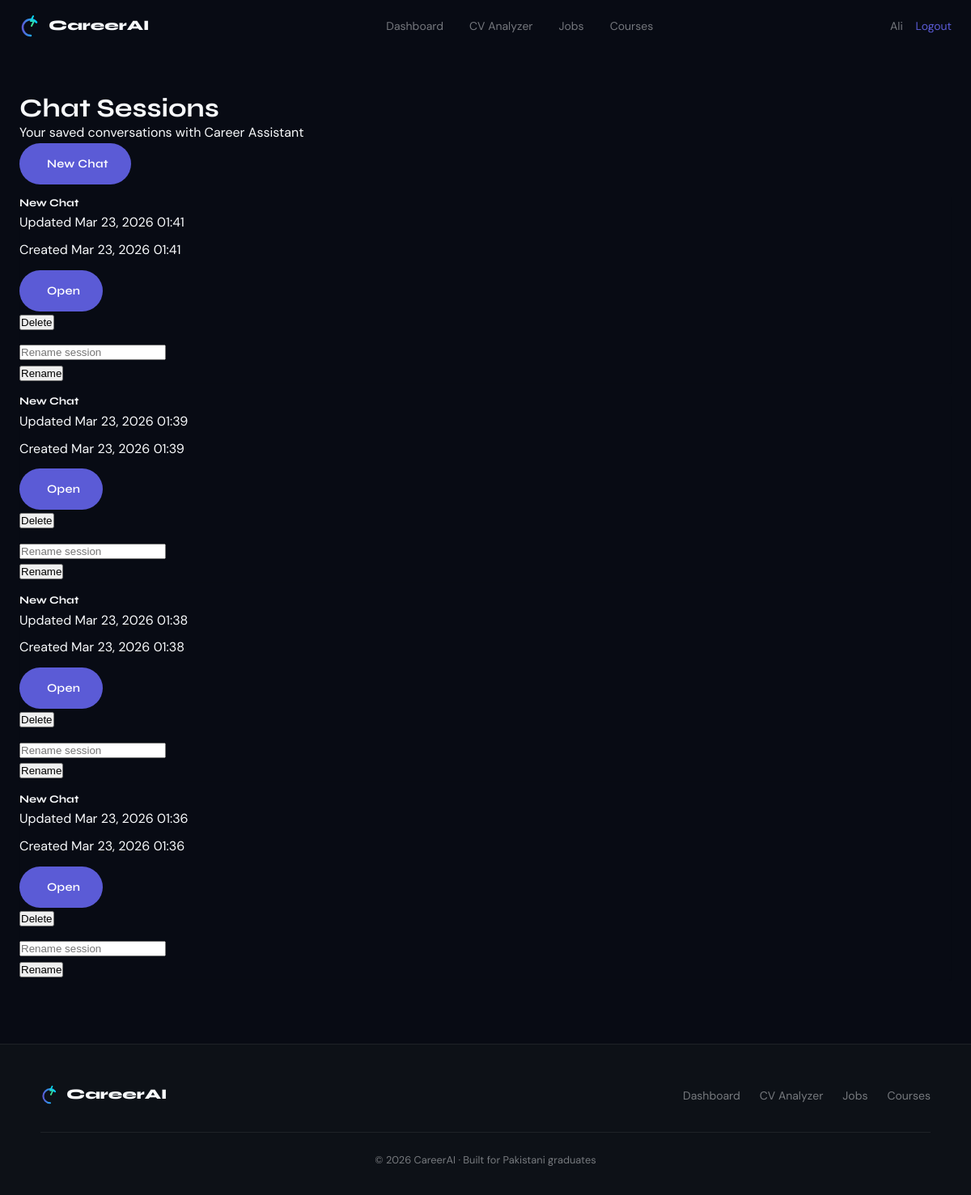
The app's page /chatbot/sessions/ (signed in), older data.
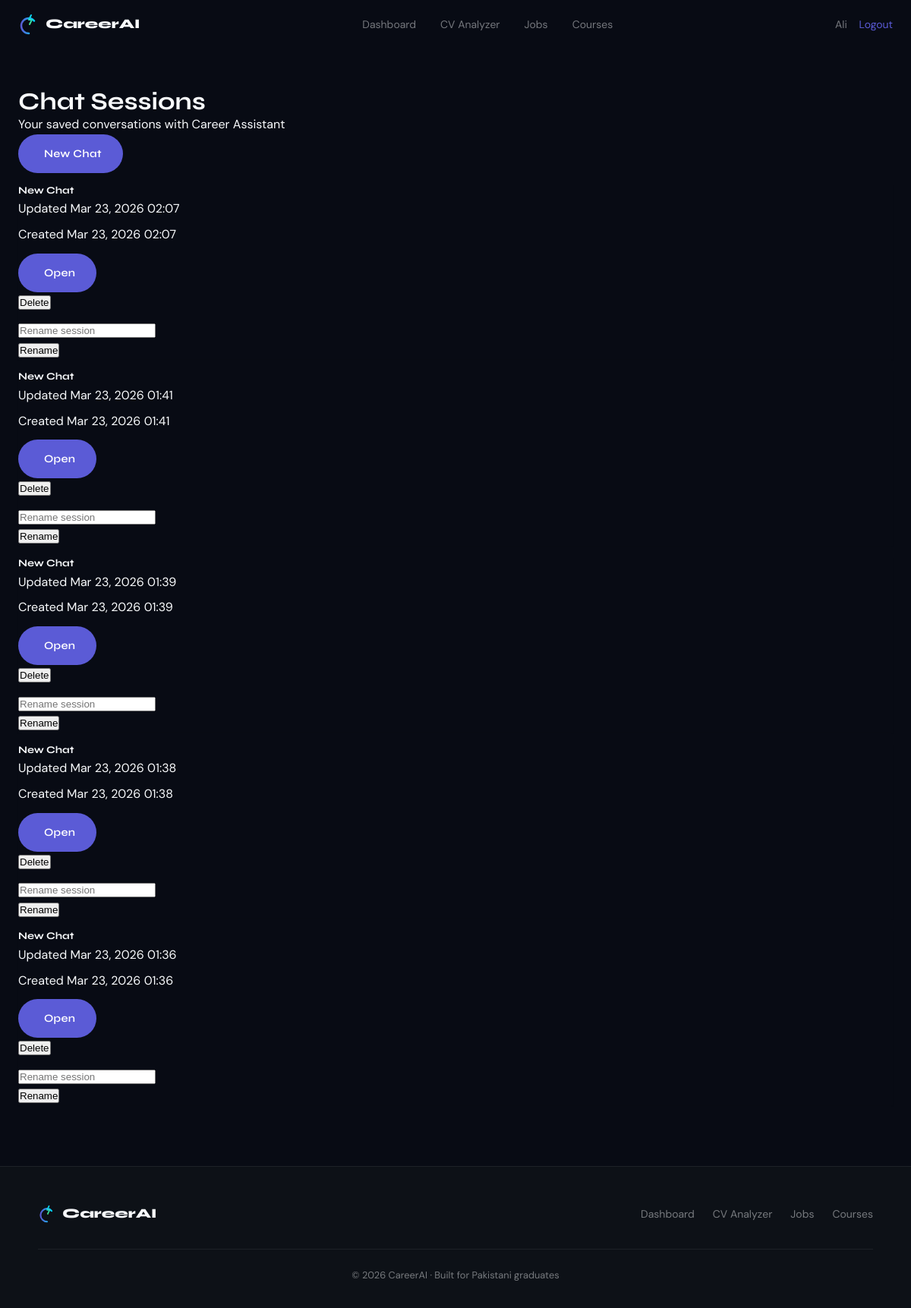
The same page, newer data.
### chatbot/models.py (models this page shows, shortened)
class ChatSession(models.Model):
    user = models.ForeignKey(User, on_delete=models.CASCADE, related_name='chat_sessions')
    title = models.CharField(max_length=200, default='New Chat')
    is_active = models.BooleanField(default=True)
    created_at = models.DateTimeField(auto_now_add=True)
    updated_at = models.DateTimeField(auto_now=True)
    class Meta:
        db_table = 'chatbot_chat_session'
        ordering = ['-updated_at']

### chatbot/views.py (the view)
# urls.py: path('sessions/', views.chat_list, name='chat_list'),
@login_required(login_url='login')
@require_http_methods(["GET"])
def chat_list(request):
    sessions = ChatSession.objects.filter(user=request.user)
    context = {
        'sessions': sessions,
    }
    return render(request, 'chatbot/chat_list.html', context)

### templates/chatbot/chat_list.html (shortened to what this page needs)
{% extends 'base.html' %}
{% load static %}
{% block content %}
<div class="container mt-5">
    <div class="row mb-4">
        <div class="col-md-12 d-flex justify-content-between align-items-center">
            <div>
                <h1> Chat Sessions</h1>
                <p class="text-muted mb-0">Your saved conversations with Career Assistant</p>
            </div>
            <a href="{% url 'chat' %}" class="btn btn-primary">
                 New Chat
            </a>
        </div>
    </div>
    {% if sessions %}
        <div class="row">
            {% for session in sessions %}
                <div class="col-lg-6 mb-4">
                    <div class="card h-100 shadow-sm">
                        <div class="card-body">
                            <h5 class="card-title mb-1">{{ session.title }}</h5>
                            <p class="small text-muted mb-2">Updated {{ session.updated_at|date:'M d, Y H:i' }}</p>
                            <p class="small text-muted mb-3">Created {{ session.created_at|date:'M d, Y H:i' }}</p>
                            <div class="d-flex flex-wrap gap-2 mb-3">
                                <a href="{% url 'chat_detail' session.pk %}" class="btn btn-primary btn-sm">
                                     Open
                                </a>
                                <form method="POST" action="{% url 'delete_chat_session' session.pk %}" onsubmit="return confirm('Delete this chat session?');">
                                    <button type="submit" class="btn btn-outline-danger btn-sm">
                                         Delete
                                    </button>
                                </form>
                            </div>
                            <form method="POST" action="{% url 'rename_chat_session' session.pk %}" class="row g-2">
                                <div class="col-8">
                                    <input type="text" name="title" class="form-control form-control-sm" placeholder="Rename session" maxlength="200" required>
                                </div>
                                <div class="col-4 d-grid">
                                    <button type="submit" class="btn btn-outline-secondary btn-sm">Rename</button>
                                </div>
                            </form>
                        </div>
                    </div>
                </div>
            {% endfor %}
        </div>
    {% else %}
        <div class="alert alert-info">
            <i class="fas fa-info-circle"></i> No chat sessions yet.
            <a href="{% url 'chat' %}" class="alert-link">Start your first chat</a>.
        </div>
    {% endif %}
</div>
{% endblock %}

Row changes from the older to the newer data that the page shows:
added ChatSession: title "New Chat", updated_at "Mar 23, 2026 02:07", created_at "Mar 23, 2026 02:07"
